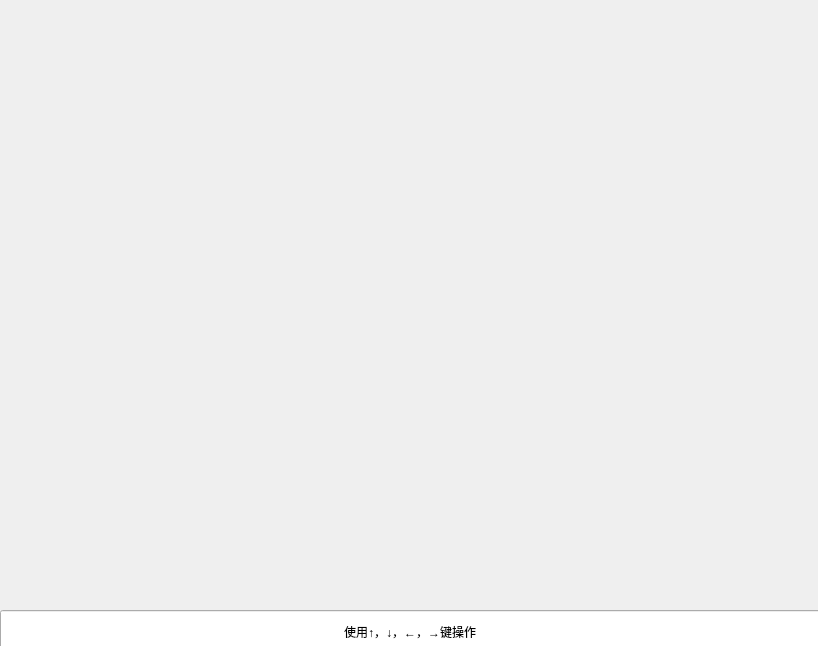
<?xml version="1.0" encoding="UTF-8"?>
<ui version="4.0">
 <class>SnakeWin</class>
 <widget class="QDialog" name="SnakeWin">
  <property name="geometry">
   <rect>
    <x>0</x>
    <y>0</y>
    <width>818</width>
    <height>646</height>
   </rect>
  </property>
  <property name="windowTitle">
   <string>SnakeWin</string>
  </property>
  <widget class="QLineEdit" name="lineEdit">
   <property name="geometry">
    <rect>
     <x>0</x>
     <y>610</y>
     <width>821</width>
     <height>50</height>
    </rect>
   </property>
   <property name="sizePolicy">
    <sizepolicy hsizetype="Fixed" vsizetype="Fixed">
     <horstretch>0</horstretch>
     <verstretch>0</verstretch>
    </sizepolicy>
   </property>
   <property name="minimumSize">
    <size>
     <width>800</width>
     <height>50</height>
    </size>
   </property>
   <property name="text">
    <string>使用↑，↓，←，→键操作</string>
   </property>
   <property name="alignment">
    <set>Qt::AlignCenter</set>
   </property>
   <property name="readOnly">
    <bool>true</bool>
   </property>
  </widget>
 </widget>
 <resources/>
 <connections/>
</ui>
